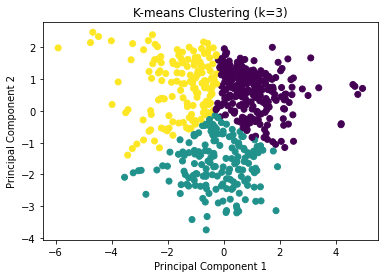

Recreate this plot in Python.
import numpy as np
import matplotlib.pyplot as plt
from sklearn.preprocessing import StandardScaler

# Loading the Diabetes dataset from CSV file
data = np.loadtxt('diabetes.csv', delimiter=',')
n, p = np.shape(data)

# Splitting the dataset into training and testing sets
num_train = int(0.75 * n)
num_test = int(0.25 * n)

sample_train = data[0:num_train, 0:-1]
sample_test = data[n - num_test:, 0:-1]
label_train = data[0:num_train, -1]
label_test = data[n - num_test:, -1]

# Standardizing the data using StandardScaler
scaler = StandardScaler()
sample_train = scaler.fit_transform(sample_train)

# Implementing K-means clustering
def kmeans(X, k, max_iters=100):
    n, d = X.shape
    
    # Initializing centroids randomly
    centroids = X[np.random.choice(n, k, replace=False)]
    
    for _ in range(max_iters):
        
        # Assigning each data point to the nearest centroid
        distances = np.linalg.norm(X[:, np.newaxis] - centroids, axis=2)
        labels = np.argmin(distances, axis=1)
        
        # Updating centroids based on the mean of data points in each cluster
        centroids = np.array([X[labels == j].mean(axis=0) for j in range(k)])
    
    return labels

# Implementing PCA
def pca(X, num_components=2):
    cov_matrix = np.cov(X, rowvar=False)
    eigenvalues, eigenvectors = np.linalg.eigh(cov_matrix)
    sorted_indices = np.argsort(eigenvalues)[::-1]
    top_indices = sorted_indices[:num_components]
    top_eigenvectors = eigenvectors[:, top_indices]
    principal_components = np.dot(X, top_eigenvectors)
    return principal_components, top_eigenvectors

# Applying PCA to reduce feature dimension to 2
num_components = 2
X_pca, eigenvectors = pca(sample_train, num_components)

# Applying K-means to cluster the Diabetes dataset into k groups
k_values = [3]

for k in k_values:
    
    # Getting cluster labels
    labels = kmeans(X_pca, k)
    
# Plotting the projected data and mark the clusters using different colors
plt.scatter(X_pca[:, 0], X_pca[:, 1], c=labels, cmap='viridis')
plt.title(f'K-means Clustering (k={k})')
plt.xlabel('Principal Component 1')
plt.ylabel('Principal Component 2')
plt.show()
